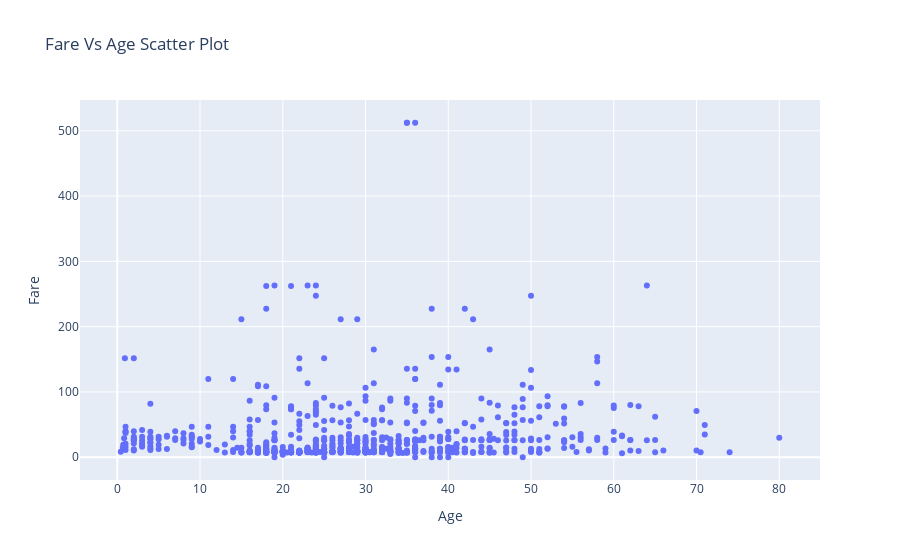

Here is the notebook cell this chart was saved with:
### Markdown cell above
# Scatter Plot

### Code cell
plt.figure(figsize = (20,8))
trace = go.Scatter(x = data.Age,y=data['Fare'],text = data['Survived'],mode='markers')
data1 =[trace]
#defining layout
layout = go.Layout(title='Fare Vs Age Scatter Plot',xaxis=dict(title='Age'),yaxis=dict(title='Fare'),hovermode='closest')
#defining figure and plotting
figure = go.Figure(data=data1,layout=layout)
iplot(figure)

### Figure 1 — Plotly figure (JSON) as saved in the notebook; plotly's stock layout.template omitted (floating-point values rounded to 4 significant figures; data arrays with more than 128 entries replaced by an {"elided": "..."} marker saying what was removed)
{"data": [{"mode": "markers", "text": {"elided": "891 int values"}, "type": "scatter", "x": {"elided": "891 float values"}, "y": {"elided": "891 float values"}}], "layout": {"autosize": true, "hovermode": "closest", "title": {"text": "Fare Vs Age Scatter Plot"}, "xaxis": {"autorange": true, "range": [-4.342, 84.76], "title": {"text": "Age"}, "type": "linear"}, "yaxis": {"autorange": true, "range": [-42.28, 554.6], "title": {"text": "Fare"}, "type": "linear"}}}
